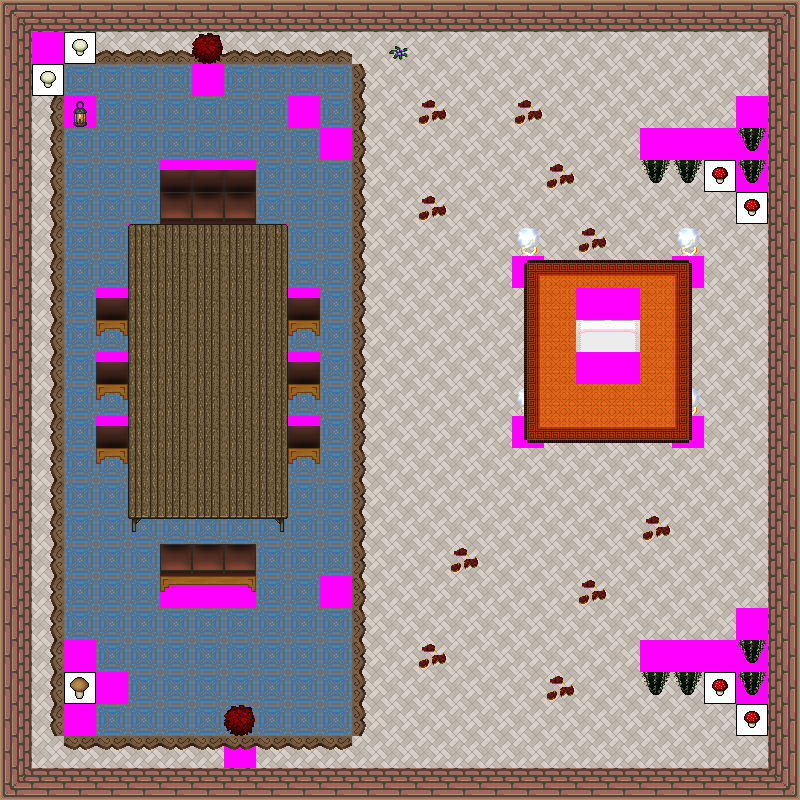

Rendered tile map (Tiled .tmx) drawn with the repository's tilesets; below, a short description and the map source with its tile grids summarised:
An orthogonal 25x25 tile map with 32x32 px tiles, 7 tile layers (Ground, Objects, Above, Walkable, ...), 23 tilesets.

<map version="1.0" orientation="orthogonal" width="25" height="25" tilewidth="32" tileheight="32">
 <tileset firstgid="1" name="ground_indoor_tiles" tilewidth="32" tileheight="32">
  <image source="../drawable/ground_indoor_tiles.png" width="64" height="128" />
 </tileset>
 <tileset firstgid="9" name="building_wall_int_wall_bricks" tilewidth="32" tileheight="32">
  <image source="../drawable/building_wall_int_wall_bricks.png" width="64" height="192" />
 </tileset>
 <tileset firstgid="21" name="plant_bush_various_small" tilewidth="32" tileheight="32">
  <image source="../drawable/plant_bush_various_small.png" width="96" height="96" />
 </tileset>
 <tileset firstgid="30" name="plant_indoor_flower_vase" tilewidth="32" tileheight="32">
  <image source="../drawable/plant_indoor_flower_vase.png" width="96" height="32" />
 </tileset>
 <tileset firstgid="33" name="item_food_rustic_meals" tilewidth="32" tileheight="32">
  <image source="../drawable/item_food_rustic_meals.png" width="64" height="32" />
 </tileset>
 <tileset firstgid="35" name="item_drink_red_wine" tilewidth="32" tileheight="32">
  <image source="../drawable/item_drink_red_wine.png" width="64" height="64" />
 </tileset>
 <tileset firstgid="39" name="item_food_meals_1" tilewidth="32" tileheight="32">
  <image source="../drawable/item_food_meals_1.png" width="64" height="32" />
 </tileset>
 <tileset firstgid="41" name="item_food_meals_2" tilewidth="32" tileheight="32">
  <image source="../drawable/item_food_meals_2.png" width="32" height="64" />
 </tileset>
 <tileset firstgid="43" name="item_drink_bottle_and_glass" tilewidth="32" tileheight="32">
  <image source="../drawable/item_drink_bottle_and_glass.png" width="128" height="64" />
 </tileset>
 <tileset firstgid="51" name="furniture_light_iron_lamp" tilewidth="32" tileheight="32">
  <image source="../drawable/furniture_light_iron_lamp.png" width="32" height="96" />
 </tileset>
 <tileset firstgid="54" name="furniture_light_candelabra" tilewidth="32" tileheight="32">
  <image source="../drawable/furniture_light_candelabra.png" width="32" height="32" />
 </tileset>
 <tileset firstgid="55" name="plant_flower_purple" tilewidth="32" tileheight="32">
  <image source="../drawable/plant_flower_purple.png" width="32" height="32" />
 </tileset>
 <tileset firstgid="56" name="plant_mosses" tilewidth="32" tileheight="32">
  <image source="../drawable/plant_mosses.png" width="128" height="128" />
 </tileset>
 <tileset firstgid="72" name="plant_cactus" tilewidth="32" tileheight="32">
  <image source="../drawable/plant_cactus.png" width="32" height="64" />
 </tileset>
 <tileset firstgid="74" name="furniture_light_small_lamp" tilewidth="32" tileheight="32">
  <image source="../drawable/furniture_light_small_lamp.png" width="128" height="32" />
 </tileset>
 <tileset firstgid="78" name="logic_item_mushroom" tilewidth="32" tileheight="32">
  <image source="../drawable/logic_item_mushroom.png" width="192" height="32" />
 </tileset>
 <tileset firstgid="84" name="furniture_carpet_orange" tilewidth="32" tileheight="32">
  <image source="../drawable/furniture_carpet_orange.png" width="96" height="96" />
 </tileset>
 <tileset firstgid="93" name="furniture_light_weird_lamp" tilewidth="32" tileheight="32">
  <image source="../drawable/furniture_light_weird_lamp.png" width="192" height="64" />
 </tileset>
 <tileset firstgid="105" name="furniture_table_vendors_table" tilewidth="32" tileheight="32">
  <image source="../drawable/furniture_table_vendors_table.png" width="224" height="160" />
 </tileset>
 <tileset firstgid="140" name="furniture_chair_colorful" tilewidth="32" tileheight="32">
  <image source="../drawable/furniture_chair_colorful.png" width="128" height="128" />
 </tileset>
 <tileset firstgid="156" name="building_wall_int_clay" tilewidth="32" tileheight="32">
  <image source="../drawable/building_wall_int_clay.png" width="320" height="320" />
 </tileset>
 <tileset firstgid="256" name="furniture_bed_double_white_pink" tilewidth="32" tileheight="32">
  <image source="../drawable/furniture_bed_double_white_pink.png" width="192" height="96" />
 </tileset>
 <tileset firstgid="274" name="walkable_sentinel" tilewidth="32" tileheight="32">
  <image source="../drawable/walkable_sentinel.png" width="32" height="32" />
 </tileset>
 <layer name="Ground" width="25" height="25">
  <data>[625 cells, 529 non-empty, 3 distinct tile ids]</data>
 </layer>
 <layer name="Objects" width="25" height="25">
  <data>[625 cells, 69 non-empty, 24 distinct tile ids]</data>
 </layer>
 <layer name="Above" width="25" height="25">
  <data>[625 cells, 10 non-empty, 5 distinct tile ids]</data>
 </layer>
 <layer name="Walkable" width="25" height="25">
  <data>[625 cells, 183 non-empty, 1 distinct tile ids]</data>
 </layer>
 <layer name="Objects_stendhal" width="25" height="25">
  <data>[625 cells, 255 non-empty, 37 distinct tile ids]</data>
 </layer>
 <layer name="Above_stendhal" width="25" height="25">
  <data>[625 cells, 2 non-empty, 1 distinct tile ids]</data>
 </layer>
 <layer name="Objects_stendhal2" width="25" height="25">
  <data>[625 cells, 7 non-empty, 3 distinct tile ids]</data>
 </layer>
 <objectgroup name="Mapevents" width="25" height="25" />
 <objectgroup name="Spawn" width="25" height="25" />
 <objectgroup name="Keys" width="25" height="25" />
 <objectgroup name="Replace" width="25" height="25" />
</map>
